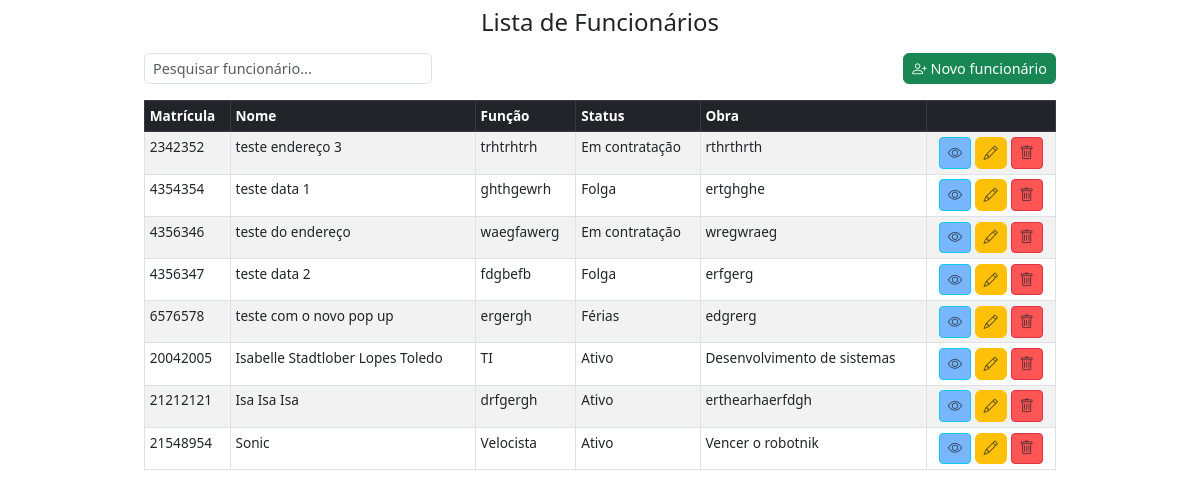
The app's page /listar/, older data.
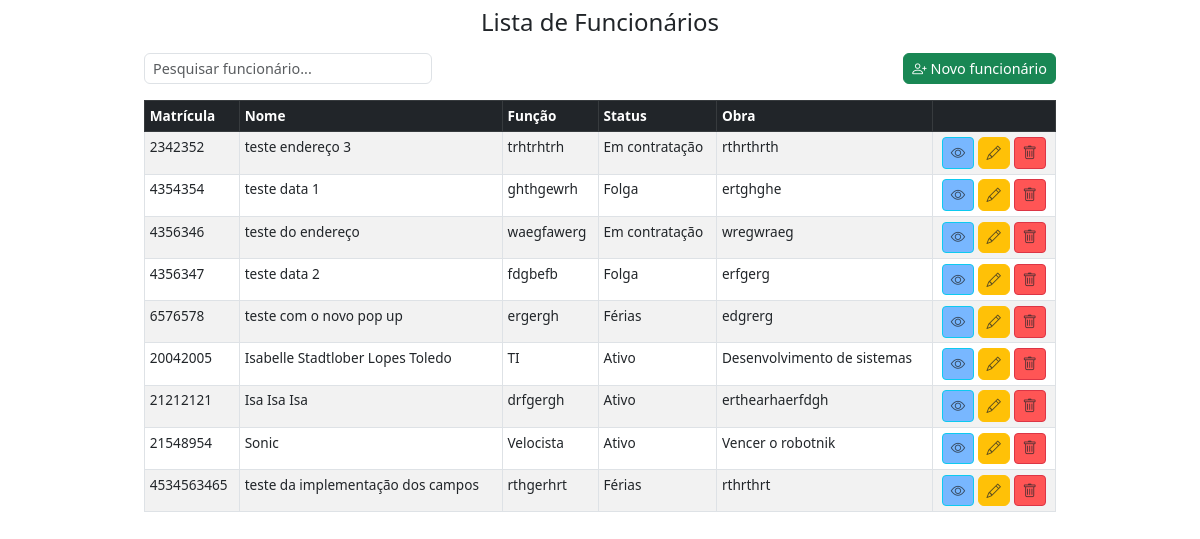
The same page, newer data.
### core/models.py (models this page shows, shortened)
class Funcionario(models.Model):
    matricula = models.IntegerField(primary_key=True)
    nome = models.CharField(max_length=100, default='')
    funcao = models.CharField( max_length=100, verbose_name="Função", default='')
    nivel_funcao = models.IntegerField(choices=NIVEL_FUNCAO_CHOICES, default=1)
    status = models.CharField(max_length=2, choices=STATUS_CHOICES, default='A')
    obra = models.CharField(max_length=150, default='')
    foto = models.ImageField(upload_to='fotos_funcionarios/', blank=True, null=True)
    cpf = models.CharField(max_length=14, blank=True, null=True)
    data_admissao = models.DateField(null=True, blank=True)
    cep = models.CharField(max_length=9, blank=True, null=True)
    logradouro = models.CharField(max_length=255, blank=True, null=True)
    numero = models.CharField(max_length=10, blank=True, null=True)
    complemento = models.CharField(max_length=100, blank=True, null=True)
    bairro = models.CharField(max_length=100, blank=True, null=True)
    cidade = models.CharField(max_length=100, blank=True, null=True)
    uf = models.CharField(max_length=2, blank=True, null=True)

### core/views.py (the view)
class ListFuncionario(ListView):
    template_name = 'index.html'
    model = Funcionario
    context_object_name = 'funcionarios'
    def get_context_data(self, **kwargs):
        context = super().get_context_data(**kwargs)
        if 'form' not in context:
            context['form'] = FuncionarioForm()
        return context

### core/templates/index.html (shortened to what this page needs)
{% extends 'base.html' %}
{% block content %}
{% load static %}
<div class="container mt-3">
    <div class="container mt-3">
        <div class="row mb-3 align-items-center">
            <div class="col-md-4">
                <input id="searchInput" type="search" class="form-control" placeholder="Pesquisar funcionário...">
            </div>
            <div class="col-md-8 text-end">
                <button class="btn btn-success" data-bs-toggle="modal" data-bs-target="#funcionarioModal"
                    onclick="setCreateMode()"><i class="bi bi-person-plus"></i> Novo funcionário
                </button>
            </div>
        </div>
        <table class="table table-bordered table-striped">
            <thead class="table-dark">
                <tr>
                    <th scope="col">Matrícula</th>
                    <th scope="col">Nome</th>
                    <th scope="col">Função</th>
                    <th scope="col">Status</th>
                    <th scope="col">Obra</th>
                    <th></th>
                </tr>
            </thead>
            <tbody>
                {% for funcionario in funcionarios %}
                <tr>
                    <td>{{ funcionario.matricula }}</td>
                    <td>{{ funcionario.nome }}</td>
                    <td>{{ funcionario.funcao }}</td>
                    <td>{{ funcionario.get_status_display }}</td>
                    <td>{{ funcionario.obra }}</td>
                    <td class="text-center">
                        <button type="button" class="btn btn-sm btn-info text-white" style="background-color: #78b7ff;"
                            data-bs-toggle="modal" data-bs-target="#viewModal{{ funcionario.matricula }}">
                            <i class="bi bi-eye text-muted"></i>
                        </button>
                        <button class="btn btn-warning text-white" data-bs-toggle="modal"
                            data-bs-target="#funcionarioModal" data-matricula="{{ funcionario.matricula }}"
                            data-nome="{{ funcionario.nome }}" data-cpf="{{ funcionario.cpf }}"
                            data-funcao="{{ funcionario.funcao }}" data-nivel_funcao="{{ funcionario.nivel_funcao }}"
                            data-status="{{ funcionario.status }}" data-obra="{{ funcionario.obra }}"
                            data-data_admissao="{{ funcionario.data_admissao|date:'Y-m-d' }}"
                            data-cep="{{ funcionario.cep }}" data-logradouro="{{ funcionario.logradouro }}"
                            data-numero="{{ funcionario.numero }}" data-complemento="{{ funcionario.complemento }}"
                            data-bairro="{{ funcionario.bairro }}" data-cidade="{{ funcionario.cidade }}"
                            data-uf="{{ funcionario.uf }}" onclick="handleEditClick(this)">
                            <i class="bi bi-pencil text-muted"></i>
                        </button>
                        <button type="button" class="btn btn-sm btn-danger text-white"
                            style="background-color: #ff5555;" data-bs-toggle="modal"
                            data-bs-target="#deleteModal{{ funcionario.matricula }}">
                            <i class="bi bi-trash text-muted"></i>
                        </button>
                    </td>
                </tr>
                {% empty %}
                <tr>
                    <td colspan="5" class="text-center">Nenhum funcionário cadastrado.</td>
                </tr>
                {% endfor %}
            </tbody>
        </table>
    </div>
        {% endblock %}

Row changes from the older to the newer data that the page shows:
added Funcionario: matricula "4534563465", nome "teste da implementação dos campos", funcao "rthgerhrt", status "Férias", obra "rthrthrt"
